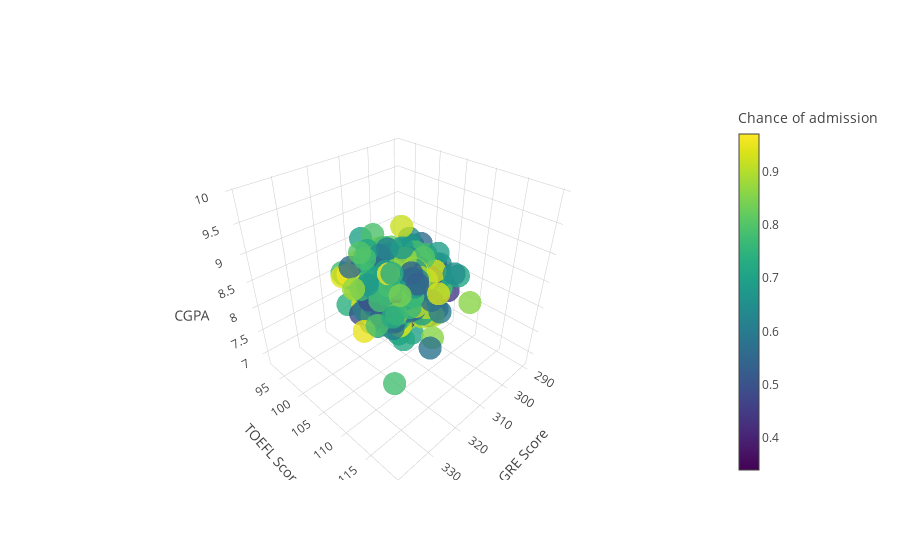

Notebook cell for this chart:
### Markdown cell above
#### Chance of admission over three continuous variables; `GRE Score`, `TOEFL Score` and `CGPA`.
As expected, all three variables are strongly correlated with the chance of admission. Interestingly, there is not many outliers in the trend shown below. "Strong" students are well-rounded, holding high scores in `GRE Score`, `TOEFL Score` and `CGPA`. The similar trend was observed in other groups of students as well.

### Code cell
surface1 = go.Scatter3d(x=ga_df['GRE Score'],y=ga_df['TOEFL Score'],z=ga_df['CGPA'],mode='markers',
                       marker=dict(size=8,color=ga_df['Chance of Admit'],colorscale='Viridis',
                                   opacity=0.8,colorbar=dict(thickness=20,title='Chance of admission')))
data = [surface1]
layout = go.Layout(scene=dict(xaxis=dict(title='GRE Score'),
                              yaxis=dict(title='TOEFL Score'),
                              zaxis=dict(title='CGPA')))
fig = go.Figure(data=data, layout=layout)
iplot(fig)

### Figure 1 — Plotly figure (JSON) as saved in the notebook; plotly's stock layout.template omitted (floating-point values rounded to 4 significant figures; data arrays with more than 128 entries replaced by an {"elided": "..."} marker saying what was removed)
{"data": [{"marker": {"color": {"elided": "500 float values"}, "colorbar": {"thickness": 20, "title": {"text": "Chance of admission"}}, "colorscale": "Viridis", "opacity": 0.8, "size": 8}, "mode": "markers", "type": "scatter3d", "uid": "7fae2387-a482-415c-a0ea-895ddd2879f3", "x": {"elided": "500 int values"}, "y": {"elided": "500 int values"}, "z": {"elided": "500 float values"}}], "layout": {"scene": {"xaxis": {"title": {"text": "GRE Score"}}, "yaxis": {"title": {"text": "TOEFL Score"}}, "zaxis": {"title": {"text": "CGPA"}}}}}
